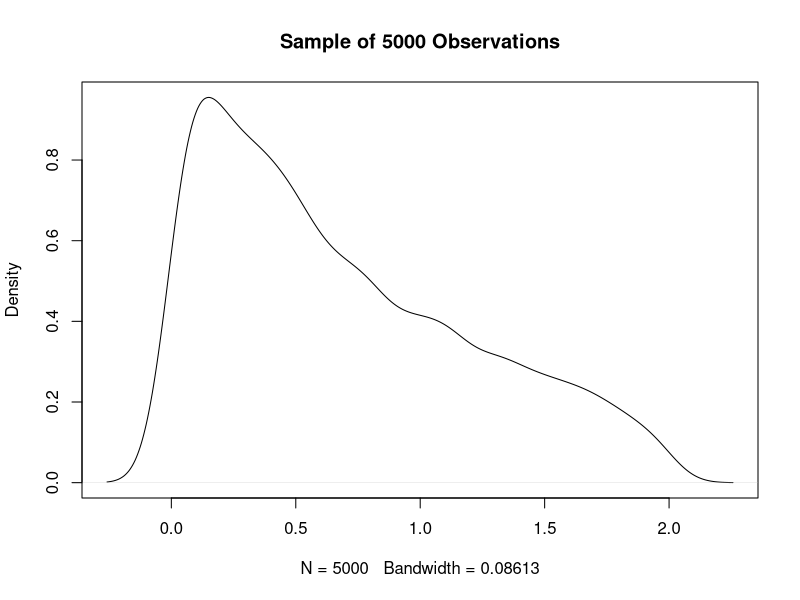
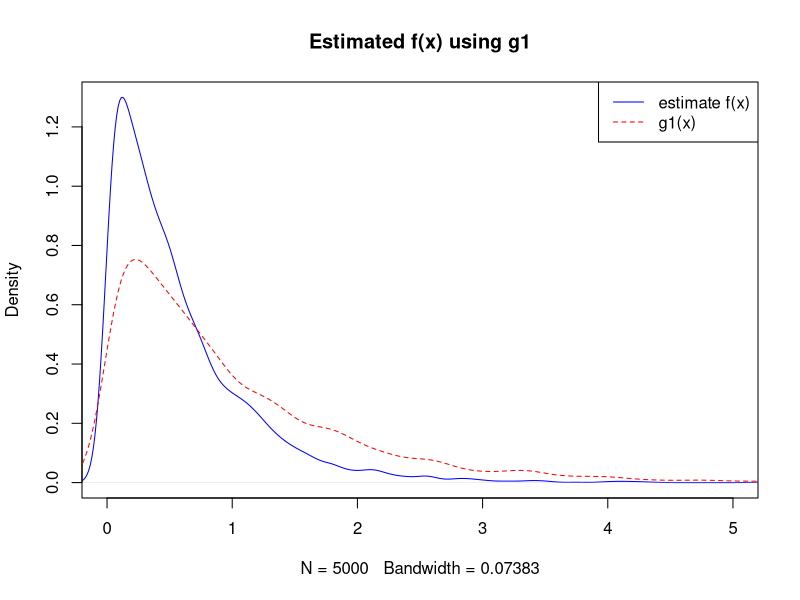
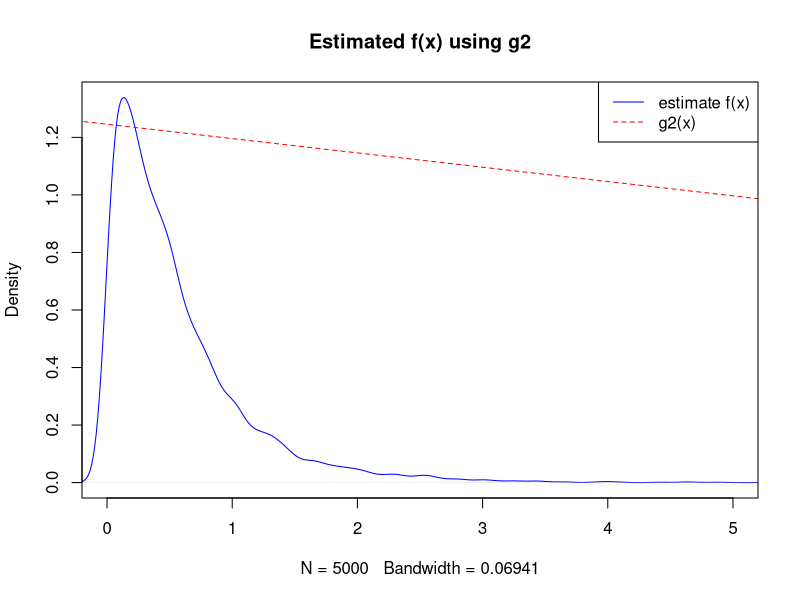
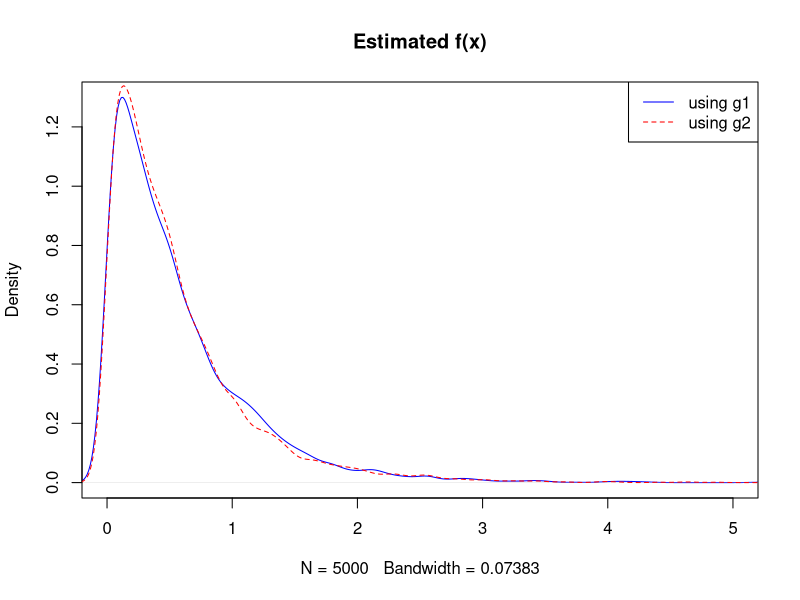
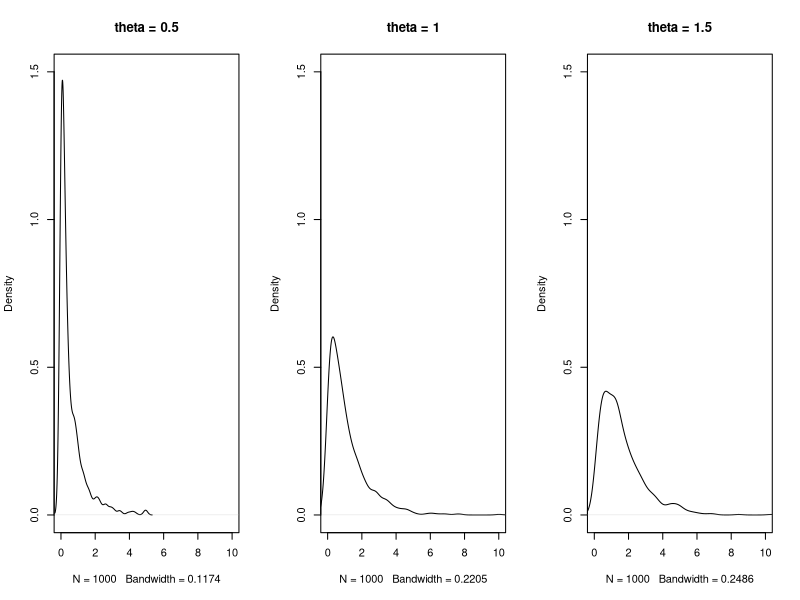

Recreate these plots in R, in order.
# 3

set.seed(243)
u = runif(5000)
x = log(1/(1-u*(1-exp(-2))))
plot(density(x), main = "Sample of 5000 Observations")

# Q4(a)

q = function(x) exp(-x)/(1+x^2)
g1 = function(x) exp(-x)
g2 = function(x) 2/(pi*(1+x^2))

# using g1 to sample f(x)

set.seed(243)

f_g1 = rep(0, 5000)

alpha = 1
count = 0

ptm <- proc.time()
while (any(f_g1==0)) {
  x = rexp(1)
  u = runif(1)
  
  if (u <= q(x)/(alpha*g1(x))) {
    count = count + 1
    f_g1[count] = x
  }
}
t1 = proc.time() - ptm # time run for this section 
# user  system elapsed 
# 0.24    0.01    0.31 

# plots

plot(density(f_g1), col="blue", lty=1, main = "Estimated f(x) using g1", xlim=c(0,5))
lines(density(rexp(5000)), col="red", lty=2)
legend("topright", c("estimate f(x)", "g1(x)"), col=c("blue", "red"), lty=c(1,2))

# using g2 to sample f(x)

set.seed(243)

f_g2 = rep(0, 5000)

alpha = pi/2
count = 0

ptm <- proc.time()
while (any(f_g2==0)) {
  x = abs(rcauchy(1))
  u = runif(1)
  
  if (u <= q(x)/(alpha*g2(x))) {
    count = count + 1
    f_g2[count] = x
  }
}
t2 = proc.time() - ptm # time run for this section 
# user  system elapsed 
# 0.44    0.06    0.62

# plots

plot(density(f_g2), col="blue", lty=1, main = "Estimated f(x) using g2", xlim=c(0,5))
lines(density(abs(rcauchy(5000))), col="red", lty=2)
legend("topright", c("estimate f(x)", "g2(x)"), col=c("blue", "red"), lty=c(1,2))

# plot both estimated f on the sample figure

plot(density(f_g1), col="blue", lty=1, main = "Estimated f(x)", xlim=c(0,5))
lines(density(f_g2), col="red", lty=2)
legend("topright", c("using g1", "using g2"), col=c("blue", "red"), lty=c(1,2))

# Q5(d)

# q-function

q = function(x, theta){
 return(sqrt(4+x)*(x^(theta-1))*exp(-x)) 
}

# envelope function, alpha*g

ag = function(x, theta){
  alpha = gamma(theta)+0.5*gamma(theta+0.5)
  return(alpha*(2*(x^(theta-1))+x^(theta-0.5))*exp(-x))
}

# function to sample a value from mixture gamma model (mgamma)

rmgamma = function(theta){
  u = runif(1)
  if (u < (2*gamma(theta))/(2*gamma(theta)+gamma(theta+0.5))) {
    x = rgamma(1, shape = theta, scale = 1)
  } else {
    x = rgamma(1, shape = theta+0.5, scale = 1)
  }
  return(x)
}

# function to simulate n values from f(x)

rf = function(n, theta){
  xvec = rep(0, n)
  counter = 0
  while (counter < n){
    u = runif(1)
    xg = rmgamma(theta) # a value from mixture gamma 
    if (u < q(xg, theta)/ag(xg, theta)) {
      counter = counter + 1
      xvec[counter] = xg
    }
  }
  return(xvec)
}

# perform the simulations for all three thetas 

set.seed(2018)

n = 1000
thetas = c(0.5, 1, 1.5)

sample_f = vector("list", length(thetas))

for (i in 1:length(thetas)){
  sample_f[[i]] = rf(n, thetas[i])
}

# graph the estimated densities


for (i in 1:length(thetas)){
  if (i==1) par(mfrow=c(1,length(thetas)))
  plot(density(sample_f[[i]]), ylim=c(0, 1.5), xlim=c(0,10), main = paste("theta =", thetas[i]))
  if (i==length(thetas)) par(mfrow=c(1,1))  
}








